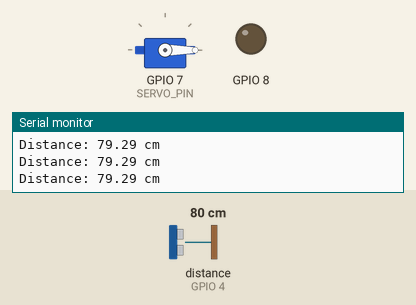
This sketch was run on a simulated ESP32-C3. On the bench: servo, output pins drawn as LEDs (lit = HIGH), the last lines printed to the serial monitor. Wiring (inferred from the names in the program): ultrasonic range finder: trigger GPIO 3; echo GPIO 4. The inputs (shaded band) are chosen by the test bench; at power-on: distance to the obstacle (sensor on GPIO 4) 80 cm. The echo pulse lasts 58.3 µs per cm; pins used as bus, display or sensor lines are not drawn.

Above: at 1.3 s.
1.4 s: distance to the obstacle (sensor on GPIO 4) set to 12 cm
2.9 s: distance to the obstacle (sensor on GPIO 4) set to 9 cm
At 4.2 s:
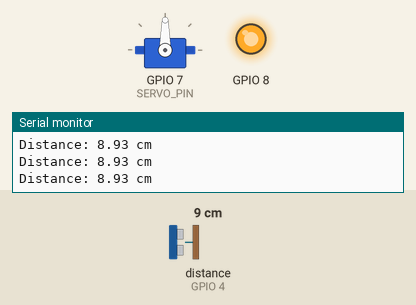
4.5 s: distance to the obstacle (sensor on GPIO 4) set to 18 cm
At 5.7 s:
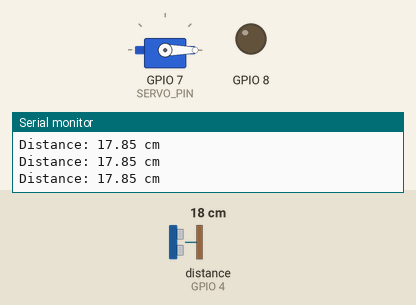
6.0 s: distance to the obstacle (sensor on GPIO 4) set to 2 cm
At 7.0 s:
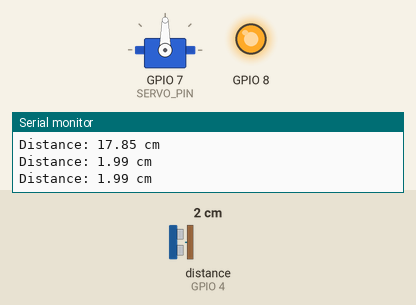
Timing chart, 0 to 8.5 s (numbered marks = the images above; inputs shaded):
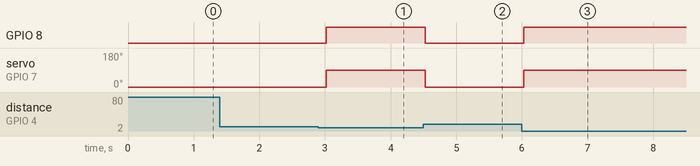

The sketch:

esp32c3_sensorservo.ino
```cpp
/*
  DM3014 Interactive Devices, Ashley Hi 2026
  Week 8 - Microcontrollers & Sensors
  ESP32-C3 Sensor Servo Example
  When distance is less than 10cm, ultrasonic sensor triggers servo to turn 180º.
  Additional Components: Servo Motor, HC-SR04 Sensor
*/

// ====== Reference Libraries ======
#include <ESP32Servo.h>

// ====== Set Servo ======
#define SERVO_PIN 7

// ====== Set HC-SR04 Sensor ======
#define TRIG_PIN  3
#define ECHO_PIN  4
#define DISTANCE_THRESHOLD  10 // *** edit the sensor trigger distance here (in cm)

// ====== Create Servo Objects ======
Servo servo;

// ====== Sensor Variables ======
float duration_us, distance_cm;

void setup() {
  // ====== Setup Serial Monitor ======
  Serial.begin(115200);

  // ====== Setup Sensor / Servo ======
  pinMode(TRIG_PIN, OUTPUT);
  pinMode(ECHO_PIN, INPUT);


  ESP32PWM::allocateTimer(0);
	ESP32PWM::allocateTimer(1);
	ESP32PWM::allocateTimer(2);
	ESP32PWM::allocateTimer(3);
	servo.setPeriodHertz(50);
	servo.attach(SERVO_PIN, 500, 2000);
  servo.write(0);

  pinMode(8, OUTPUT);
}

void loop() {
  // ====== Sensor / Servo Output ======
  digitalWrite(TRIG_PIN, HIGH);
  delayMicroseconds(10);
  digitalWrite(TRIG_PIN, LOW);
  duration_us = pulseIn(ECHO_PIN, HIGH);
  distance_cm = 0.017 * duration_us;
  if (distance_cm < DISTANCE_THRESHOLD) {
    servo.write(90);
    digitalWrite(8, HIGH); // *** edit the rotation of the servo here (within range: 0 – 180)
  //     // change state of the LED by setting the pin to the HIGH voltage level
  // delay(1000);
  } else if (distance_cm < DISTANCE_THRESHOLD/2) {
    servo.write(180); // *** edit the rotation of the servo here (within range: 0 – 180)
    digitalWrite(8, HIGH);   // change state of the LED by setting the pin to the LOW voltage level

  }
  else {
    servo.write(0);
    digitalWrite(8, LOW);
  }
  // ====== Serial Output ======
  Serial.print("Distance: ");
  Serial.print(distance_cm);
  Serial.println(" cm");

  delay(500);
}
```

Measured:
- the behaviour switches between 11 and 10 cm on distance to the obstacle (sensor on GPIO 4) (found by bisection; images 0 and 1)
- after the input at 2.9 s, GPIO 8: LOW → HIGH after 0.12 s; servo on GPIO 7 (SERVO_PIN): 0° → 90° after 0.12 s
- after the input at 4.5 s, GPIO 8: HIGH → LOW at once; servo on GPIO 7 (SERVO_PIN): 90° → 0° at once
- after the input at 6.0 s, GPIO 8: LOW → HIGH at once; servo on GPIO 7 (SERVO_PIN): 0° → 90° at once
